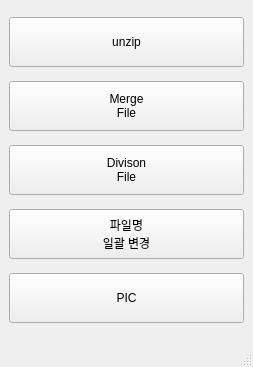
<?xml version="1.0" encoding="UTF-8"?>
<ui version="4.0">
 <class>MainWindow</class>
 <widget class="QMainWindow" name="MainWindow">
  <property name="geometry">
   <rect>
    <x>0</x>
    <y>0</y>
    <width>253</width>
    <height>367</height>
   </rect>
  </property>
  <property name="windowTitle">
   <string>MainWindow</string>
  </property>
  <widget class="QWidget" name="centralwidget">
   <layout class="QGridLayout" name="gridLayout">
    <item row="1" column="0">
     <widget class="QPushButton" name="btn_FileMerge">
      <property name="minimumSize">
       <size>
        <width>0</width>
        <height>50</height>
       </size>
      </property>
      <property name="text">
       <string>Merge
File</string>
      </property>
      <property name="icon">
       <iconset resource="../resources/theme/MyTool_rc.qrc">
        <normaloff>:/WdgFileMerge</normaloff>:/WdgFileMerge</iconset>
      </property>
      <property name="iconSize">
       <size>
        <width>25</width>
        <height>25</height>
       </size>
      </property>
     </widget>
    </item>
    <item row="2" column="0">
     <widget class="QPushButton" name="btn_Division">
      <property name="minimumSize">
       <size>
        <width>0</width>
        <height>50</height>
       </size>
      </property>
      <property name="text">
       <string>Divison
File</string>
      </property>
      <property name="icon">
       <iconset resource="../resources/theme/MyTool_rc.qrc">
        <normaloff>:/WdgFileDivision</normaloff>:/WdgFileDivision</iconset>
      </property>
      <property name="iconSize">
       <size>
        <width>25</width>
        <height>25</height>
       </size>
      </property>
     </widget>
    </item>
    <item row="3" column="0">
     <widget class="QPushButton" name="pushButton_4">
      <property name="minimumSize">
       <size>
        <width>0</width>
        <height>50</height>
       </size>
      </property>
      <property name="text">
       <string>파일명
일괄 변경</string>
      </property>
     </widget>
    </item>
    <item row="0" column="0">
     <widget class="QPushButton" name="btn_unzip">
      <property name="minimumSize">
       <size>
        <width>0</width>
        <height>50</height>
       </size>
      </property>
      <property name="text">
       <string>unzip</string>
      </property>
      <property name="icon">
       <iconset resource="../resources/theme/MyTool_rc.qrc">
        <normaloff>:/WdgUnzip</normaloff>:/WdgUnzip</iconset>
      </property>
      <property name="iconSize">
       <size>
        <width>25</width>
        <height>25</height>
       </size>
      </property>
     </widget>
    </item>
    <item row="4" column="0">
     <widget class="QPushButton" name="btn_pic">
      <property name="minimumSize">
       <size>
        <width>0</width>
        <height>50</height>
       </size>
      </property>
      <property name="text">
       <string>PIC</string>
      </property>
      <property name="icon">
       <iconset resource="../resources/theme/MyTool_rc.qrc">
        <normaloff>:/WdgPIC</normaloff>:/WdgPIC</iconset>
      </property>
     </widget>
    </item>
   </layout>
  </widget>
  <widget class="QMenuBar" name="menubar">
   <property name="geometry">
    <rect>
     <x>0</x>
     <y>0</y>
     <width>253</width>
     <height>21</height>
    </rect>
   </property>
  </widget>
  <widget class="QStatusBar" name="statusbar"/>
 </widget>
 <resources>
  <include location="../resources/theme/MyTool_rc.qrc"/>
 </resources>
 <connections/>
</ui>
